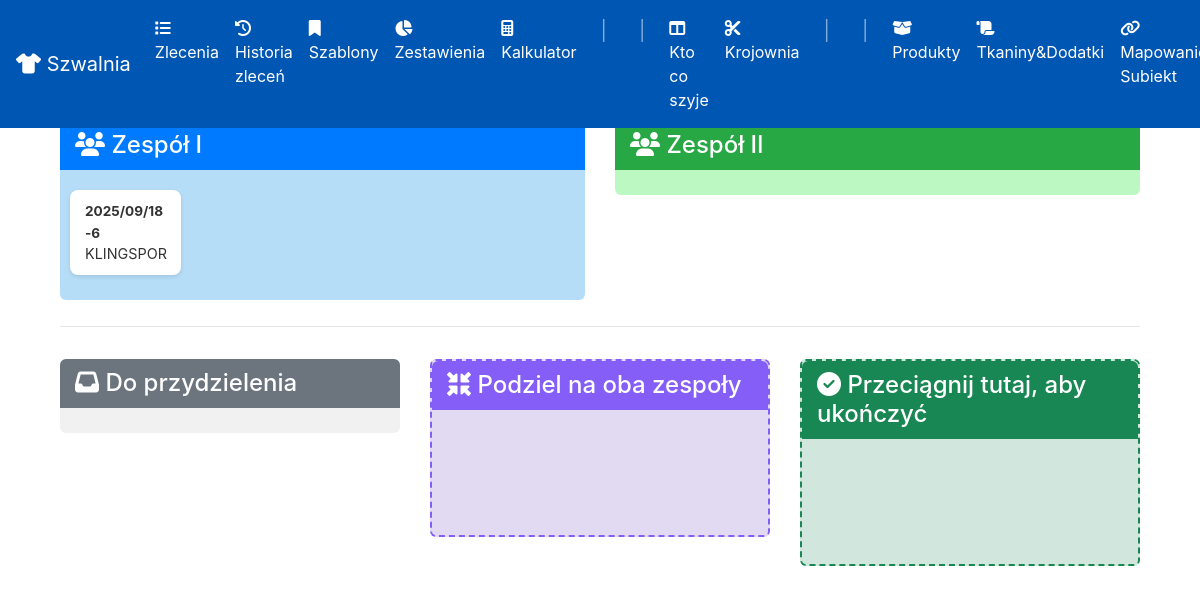
/kanban, run on an earlier commit of the app's database.
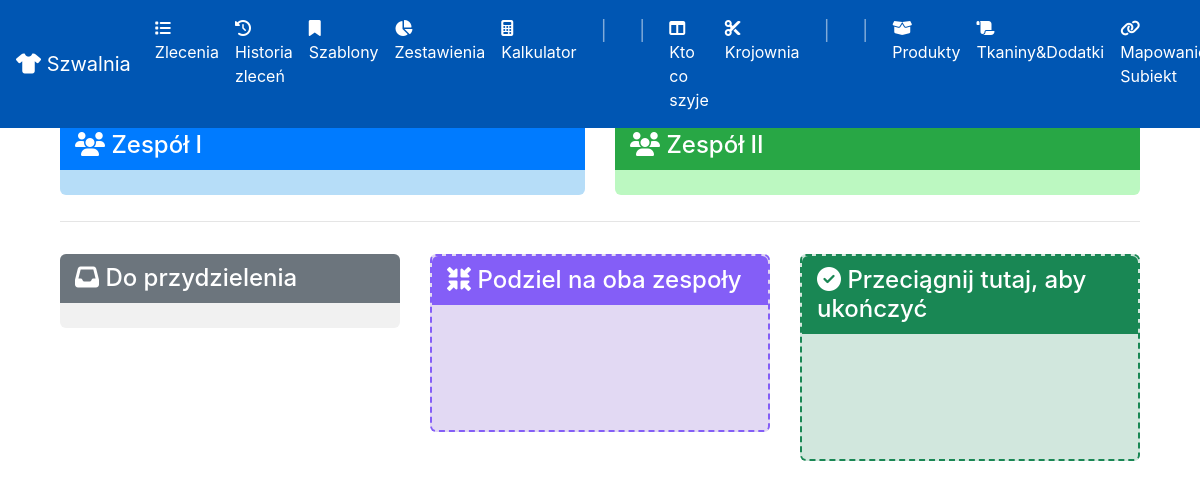
And on a later commit of the database.
### app/models.py (models this page shows, shortened)
class Order(db.Model):
    id = db.Column(db.Integer, primary_key=True)
    order_code = db.Column(db.String(50), nullable=True)
    client_id = db.Column(db.Integer, db.ForeignKey('client.id'), nullable=False)
    description = db.Column(db.Text, nullable=False)
    login_info = db.Column(db.Text, nullable=True)
    deadline = db.Column(db.Date, nullable=False)
    status = db.Column(db.String(50), nullable=False, default='NOWE')
    zlecajacy = db.Column(db.String(50), nullable=False)
    created_at = db.Column(db.DateTime, default=datetime.utcnow)
    fabrics = db.relationship('OrderFabric', backref='order', cascade="all, delete-orphan")
    assigned_team = db.Column(db.String(50), nullable=True)
    cutting_table = db.Column(db.String(50), nullable=True)
    team1_completed = db.Column(db.Boolean, default=False, nullable=False)
    team2_completed = db.Column(db.Boolean, default=False, nullable=False)
    cutting_started_at = db.Column(db.DateTime, nullable=True)
    cutting_finished_at = db.Column(db.DateTime, nullable=True)
    sewing_started_at = db.Column(db.DateTime, nullable=True)
    sewing_finished_at = db.Column(db.DateTime, nullable=True)
    order_items = db.relationship('OrderItem', backref='order', lazy=True, cascade="all, delete-orphan")
    attachments = db.relationship('Attachment', backref='order', lazy=True, cascade="all, delete-orphan")
    materials_used = db.relationship('MaterialUsage', backref='order', cascade="all, delete-orphan")

class Client(db.Model):
    id = db.Column(db.Integer, primary_key=True)
    name = db.Column(db.String(100), nullable=False, unique=True)
    orders = db.relationship('Order', backref='client', lazy=True)

### app/routes.py (the view)
@app.route('/kanban')
def kanban():
    orders = Order.query.filter(Order.cutting_table == 'skrojone', Order.status.in_(['NOWE', 'W REALIZACJI'])).order_by(Order.created_at.desc()).all()
    team1_orders = [o for o in orders if o.assigned_team in ['zespol-1', 'OBA']]
    team2_orders = [o for o in orders if o.assigned_team in ['zespol-2', 'OBA']]
    unassigned_orders = [o for o in orders if o.assigned_team is None]
    return render_template('kanban.html', team1_orders=team1_orders, team2_orders=team2_orders, unassigned_orders=unassigned_orders)

### app/routes.py (called while the page is built)
@app.context_processor
def inject_in_progress_orders():
    all_in_progress = Order.query.filter_by(status='W REALIZACJI').order_by(Order.deadline).all()
    krojownia_orders = []
    szwalnia_orders = []
    for order in all_in_progress:
        order.total_quantity = sum(item.quantity for item in order.order_items)
        if order.cutting_table == 'skrojone' and order.assigned_team is not None:
            szwalnia_orders.append(order)
        elif order.cutting_table is not None and order.cutting_table != 'skrojone':
            krojownia_orders.append(order)
    return dict(krojownia_in_progress=krojownia_orders, szwalnia_in_progress=szwalnia_orders)

### app/templates/kanban.html (shortened to what this page needs)
{% extends 'base.html' %}
{% block content %}
<h2> Kto co szyje?</h2>
<div class="container-fluid">
    <div class="row">
        <div class="col-md-6">
            <div class="kanban-zone" id="zespol-1">
                <h4 class="zone-header bg-primary text-white"><i class="fas fa-users"></i> Zespół I</h4>
                <div class="d-flex flex-wrap">
                    {% for order in team1_orders %}{% if not order.team1_completed %}
                    <div class="kanban-card" data-id="{{ order.id }}">
                        <strong>{{ order.order_code }}</strong><br>{{ order.client.name }}
                    </div>
                    {% endif %}{% endfor %}
                </div>
            </div>
        </div>
        <div class="col-md-6">
            <div class="kanban-zone" id="zespol-2">
                <h4 class="zone-header bg-success text-white"><i class="fas fa-users"></i> Zespół II</h4>
            </div>
        </div>
    </div>
    <hr>
    <div class="row">
        <div class="col-md-4">
            <div class="kanban-zone mt-3" id="nieprzypisane">
                <h4 class="zone-header bg-secondary text-white"><i class="fas fa-inbox"></i> Do przydzielenia</h4>
            </div>
        </div>
        <div class="col-md-4">
            <div class="kanban-zone mt-3" id="zespol-oba">
                <h4 class="zone-header text-white"><i class="fas fa-compress-arrows-alt"></i> Podziel na oba zespoły</h4>
                <div class="d-flex flex-wrap" style="min-height: 100px;"></div>
            </div>
        </div>
        <div class="col-md-4">
            <div class="kanban-zone mt-3" id="zrealizowane">
                <h4 class="zone-header text-white"><i class="fas fa-check-circle"></i> Przeciągnij tutaj, aby ukończyć</h4>
                <div class="d-flex flex-wrap" style="min-height: 100px;"></div>
            </div>
        </div>
    </div>
</div>
{% endblock %}

What changed in the data, as far as the page shows it:
no longer on this page (row edited): Order: order_code "2025/09/18-6", client.name "KLINGSPOR"
